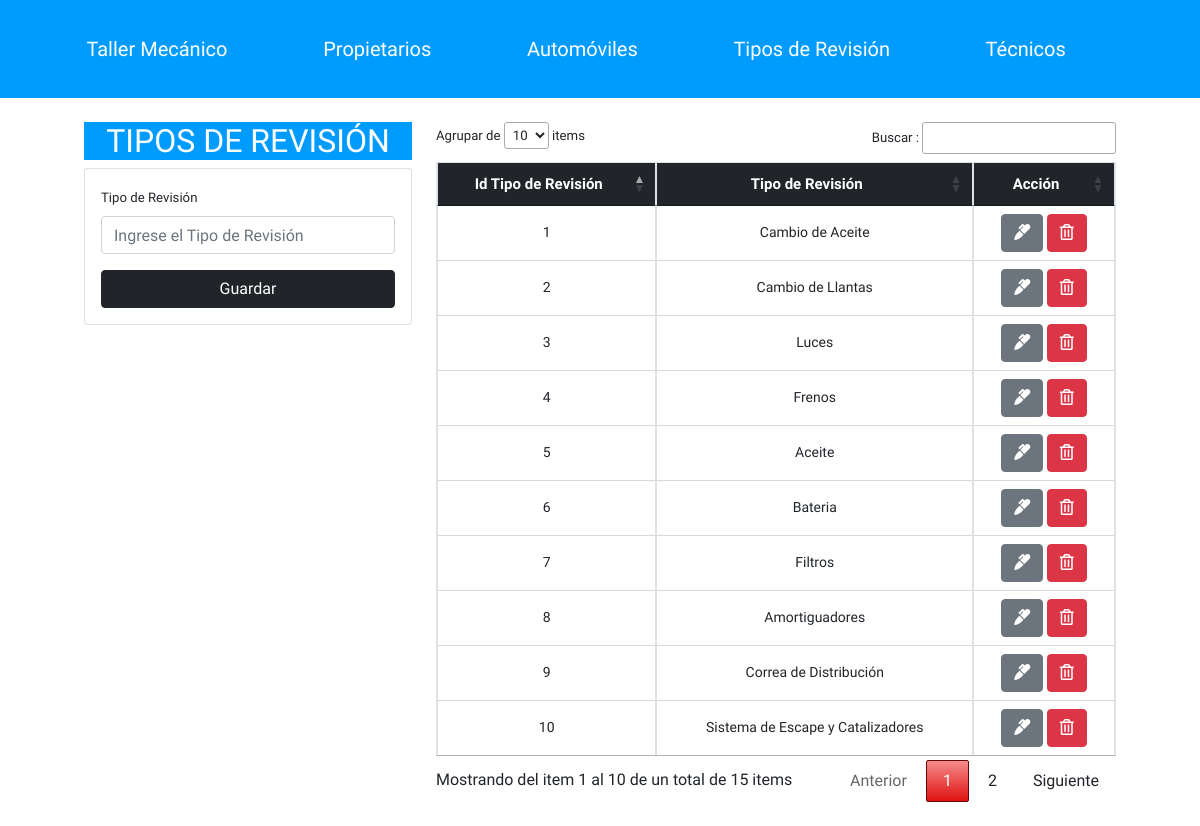
/taller_mecanico/tipoRevision.php, run on the app's committed database.
### tables this page shows
CREATE TABLE IF NOT EXISTS `tipo_revision` (
  `IdTipo_Revision` int(11) NOT NULL AUTO_INCREMENT,
  `Tipo_Revision` varchar(100) NOT NULL,
  PRIMARY KEY (`IdTipo_Revision`)
);

### taller_mecanico/tipoRevision.php (the view, shortened to what this page needs)
<?php include("db.php");
include("Includes/header.php");?>
<div class="container p-4">
    <div class="row">
        <div class="col-md-4">
<div class="titulo">
        <center><h2>TIPOS DE REVISI&Oacute;N</h2></center></div>
            <div class="card card-body">
                <form action="save_register.php" method = "POST">
                    <div class="form-group">
                        <label>Tipo de Revisi&oacute;n</label>
                        <input type = "text" name="Tipo_Revision" required pattern="[a-z A-Z á-ú-ñ Á-Ú-Ñ]+" class = "form-control" minlength = "2"
                        placeholder = "Ingrese el Tipo de Revisi&oacute;n" autofocus>
                    </div>
                    <input type="submit" class = "btn btn-dark btn-block"
                    name = "Guardar_Revision" value = "Guardar">
                </form>
            </div>
        </div>
        <div class="col-md-8">
            <table id= "tabla" class = "table table-bordered row-border">
                <thead class = "btn-dark">
                    <tr>
                        <th>Id Tipo de Revisi&oacute;n</th>
                        <th>Tipo de Revisi&oacute;n</th>
                        <th>Acci&oacute;n</th>
                    </tr>
            </thead>
                <tbody>
                    <?php
                    $query = "SELECT * FROM taller_mecanico.tipo_revision";
                    $result_taller = mysqli_query($conn,$query);
                    while($row = mysqli_fetch_array($result_taller)){?>
                        <tr>
                        <td><?php echo $row['IdTipo_Revision'] ?></td>
                        <td><?php echo $row['Tipo_Revision'] ?></td>
                            <td>
                                <a href="edit.php?id_Edit_Rev=<?php echo $row['IdTipo_Revision']?>" class = "btn btn-secondary">
                                    <i class = "fas fa-marker"></i>
                                </a>
                                <a href="delete_register.php?id_Del_Rev=<?php echo $row['IdTipo_Revision']?>" class = "btn btn-danger">
                                    <i class = "far fa-trash-alt"></i>
                                </a>
                            </td>
                        </tr>
                   <?php }?>
                </tbody>
            </table>
        </div>
    </div>
</div>
<?php include("Includes/footer.php")?>

### taller_mecanico/estilos.css (style rules this page uses)
* { margin: 0; box-sizing: border-box; padding: 0; }
body { font-family: 'Andada Pro', serif; background-color: #ffffff; }
a { color: #ffffff; text-decoration: #ffffff; list-style: none; }
.table.table-bordered th { text-align: center; color: #fff; font-size: 15px; }
.table.table-bordered td { background-color: #fff; text-align: center; vertical-align: 18px; font-size: 14px; }
.container { width: 90%; margin: auto; }
.titulo { background: #009BFF; color: #fff; }

### data on the page
tipo_revision: IdTipo_Revision "1", Tipo_Revision "Cambio de Aceite"
tipo_revision: IdTipo_Revision "2", Tipo_Revision "Cambio de Llantas"
tipo_revision: IdTipo_Revision "3", Tipo_Revision "Luces"
tipo_revision: IdTipo_Revision "4", Tipo_Revision "Frenos"
tipo_revision: IdTipo_Revision "5", Tipo_Revision "Aceite"
tipo_revision: IdTipo_Revision "6", Tipo_Revision "Bateria"
tipo_revision: IdTipo_Revision "7", Tipo_Revision "Filtros"
tipo_revision: IdTipo_Revision "8", Tipo_Revision "Amortiguadores"
tipo_revision: IdTipo_Revision "9", Tipo_Revision "Correa de Distribución"
tipo_revision: IdTipo_Revision "10", Tipo_Revision "Sistema de Escape y Catalizadores"
